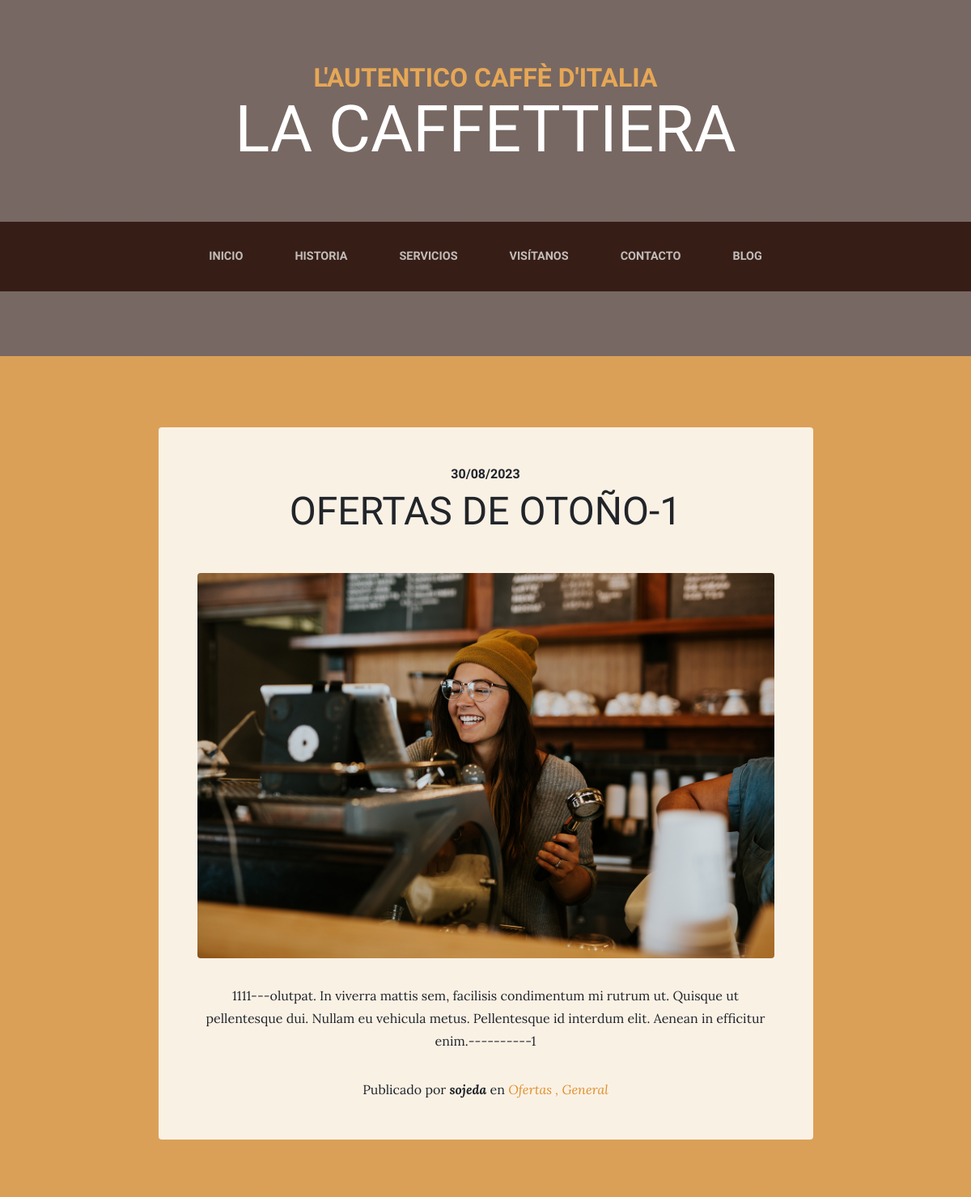
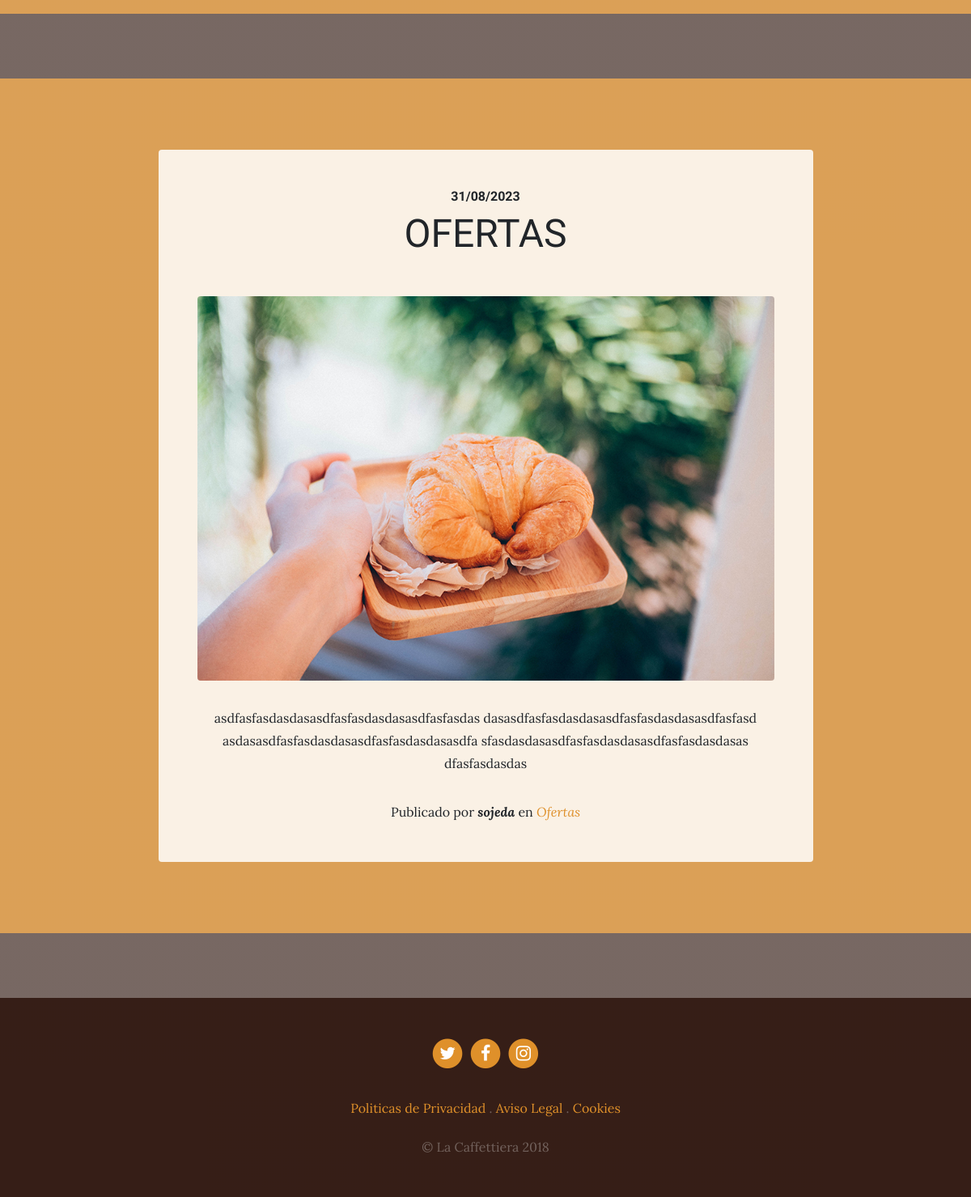
The app's page /blog/category/2/ with its own data (2 pictures, top to bottom).
### blog/models.py (models this page shows, shortened)
class Blog(models.Model):
    title=models.CharField(max_length=100, verbose_name='Titulo')
    content=models.TextField(verbose_name='Contenido')
    published=models.DateTimeField(verbose_name='Fecha de publicacion', default=now)
    image=models.ImageField(verbose_name='Imagen',upload_to='blogs')
    author=models.ForeignKey(User, verbose_name='Autor', on_delete=models.CASCADE)
    categories=models.ManyToManyField(Category, verbose_name='categorias')
    created=models.DateTimeField(auto_now_add=True, verbose_name='Fecha de creacion')
    updated=models.DateTimeField(auto_now=True, verbose_name='Fecha de modificacion')
    class Meta:
        verbose_name='Entrada'
        verbose_name_plural='Entradas'
        ordering=['title']

class Category (models.Model):
    name=models.CharField(max_length=50, verbose_name='Nombre de categoria')
    created=models.DateTimeField(auto_now_add=True, verbose_name='Fecha de creacion')
    updated=models.DateTimeField(auto_now=True, verbose_name='Fecha de modificacion')
    class Meta:
        verbose_name='categoria'
        verbose_name_plural='categorias'
        ordering=['-created']
    def __str__(self):
        return self.name

### pages/models.py (models this page shows, shortened)
class Page(models.Model):
    title=models.CharField(max_length=100, verbose_name='Titulo')
    content=RichTextField(verbose_name='Contenido')
    created=models.DateTimeField(auto_now_add=True, verbose_name='Fecha de creacion')
    updated=models.DateTimeField(auto_now=True, verbose_name='Fecha de modificacion')
    class Meta:
        verbose_name='Pagina'
        verbose_name_plural='Paginas'
        ordering=['created']

### blog/views.py (the view)
# urls.py: path('category/<int:category_id>/', views.category, name="category"),
def category(request, category_id):
    category=get_object_or_404(Category, id=category_id)
    blogs=Blog.objects.filter(categories=category)
    return render(request,'blog/category.html',{'listBlogs':blogs})

### pages/templatetags/pages_secundary.py (called while the page is built)
@register.simple_tag
def get_list_pages():
    pages=Page.objects.all()
    return pages

### social/processor.py (called while the page is built)
def context(request):
    dict={}
    listSocial=Social.objects.all()
    for social in listSocial:
        dict[social.key]=social.url
    return dict

### blog/templates/blog/category.html (shortened to what this page needs)
{% extends 'core/base.html' %}
{% load static %}
{% block content %}
{% for blog in listBlogs %}
    <section class="page-section cta">
      <div class="container">
        <div class="row">
          <div class="col-xl-9 mx-auto">
            <div class="cta-innerv text-center rounded">
              <h2 class="section-heading mb-5">
                <span class="section-heading-upper">{{blog.published|date:'SHORT_DATE_FORMAT'}}</span>
                <span class="section-heading-lower">{{blog.title}}</span>
              </h2>
              <p class="mb-0">
                <img class="mx-auto d-flex rounded img-fluid mb-3 mb-lg-0" src="{{blog.image.url}}" alt="">
              </p>
              <p class="mb-0 mbt">
                {{blog.content}}
              </p>
              <p class="mb-0 mbt">
                <span class="section-heading-under">Publicado por <em><b>{{blog.author}}</b></em> en
                  {% for category in blog.categories.all %}
              <em><a href="{% url 'category' category.id %}" class="link">{{category.name}} {% if not forloop.last %},{% endif %}</a></em>
              {% endfor%}
                </span>
              </p>
            </div>
          </div>
        </div>
      </div>
    </section>
{% endfor %}
    {% endblock %}

### core/templates/core/base.html (shortened to what this page needs)
<!DOCTYPE html>
<html lang="es">
<head>
  {% load static %}
  <link href="{% static 'core/vendor/bootstrap/css/bootstrap.min.css' %}" rel="stylesheet">
  <link href="{% static 'core/vendor/font-awesome/css/font-awesome.min.css' %}" rel="stylesheet" type="text/css">
  <link href="{% static 'core/css/business-casual.css' %}" rel="stylesheet">
</head>
<body>
  <h1 class="site-heading text-center text-white d-none d-lg-block">
    <span class="site-heading-upper text-primary mb-3">L'autentico caffè d'italia</span>
    <span class="site-heading-lower">La Caffettiera</span>
  </h1>
  <nav class="navbar navbar-expand-lg navbar-dark py-lg-4" id="mainNav">
    <div class="container">
      <div class="collapse navbar-collapse" id="navbarResponsive">
        <ul class="navbar-nav mx-auto">
          <li class="nav-item {% if request.path == '/' %} active {% endif %} px-lg-4">
            <a class="nav-link text-uppercase text-expanded" href="{% url 'home' %}">Inicio</a>
          </li>
          <li class="nav-item {% if request.path == '/about/' %} active {% endif %}px-lg-4">
            <a class="nav-link text-uppercase text-expanded" href="{% url 'about' %}">Historia</a>
          </li>
          <li class="nav-item {% if request.path == '/services/' %} active {% endif %}px-lg-4">
            <a class="nav-link text-uppercase text-expanded" href="{% url 'services' %}">Servicios</a>
          </li>
          <li class="nav-item {% if request.path == '/store/' %} active {% endif %}px-lg-4">
            <a class="nav-link text-uppercase text-expanded" href="{% url 'store' %}">Visítanos</a>
          </li>
          <li class="nav-item {% if request.path == '/contact/' %} active {% endif %}px-lg-4">
            <a class="nav-link text-uppercase text-expanded" href="{% url 'contact' %}">Contacto</a>
          </li>
          <li class="nav-item {% if request.path == '/blog/' %} active {% endif %}px-lg-4">
            <a class="nav-link text-uppercase text-expanded" href="{% url 'blog' %}">Blog</a>
          </li>
        </ul>
      </div>
    </div>
  </nav>
  {% block content %}{% endblock %}
  <footer class="footer text-faded text-center py-5">
    <div class="container">
      <p class="m-0">
        {% if URL_TWITTER %}
            <a href="{{URL_TWITTER}}" class="link">
              <span class="fa-stack fa-lg">
                <i class="fa fa-circle fa-stack-2x"></i>
                <i class="fa fa-twitter fa-stack-1x fa-inverse"></i>
              </span>
            </a>
        {% endif %}
        {% if URL_FACEBOOK %}
            <a href="{{URL_FACEBOOK}}" class="link">
              <span class="fa-stack fa-lg">
                <i class="fa fa-circle fa-stack-2x"></i>
                <i class="fa fa-facebook fa-stack-1x fa-inverse"></i>
              </span>
            </a>
        {% endif %}
        {% if URL_INSTAGRAM %}
            <a href="https://www.instagram.com" class="link">
              <span class="fa-stack fa-lg">
                <i class="fa fa-circle fa-stack-2x"></i>
                <i class="fa fa-instagram fa-stack-1x fa-inverse"></i>
              </span>
            </a>
        {% endif %}
      </p>
      <p class="m-0 mbt">
        {% load pages_secundary %}
        {% get_list_pages as listPages%}
        {% for page in listPages %}
          <a href="{% url 'pages' page.id %}" class="link">{{page.title}}</a> {% if not forloop.last%}.{% endif %}
        {% endfor %}
      </p>
      <p class="m-0 mbt1">&copy; La Caffettiera 2018</p>
    </div>
  </footer>
</body>
</html>

### core/static/core/css/business-casual.css (style rules this page uses)
body { font-family: 'Lora'; background: linear-gradient(rgba(47, 23, 15, 0.65), rgba(47, 23, 15, 0.65)), url("../img/bg.jpg"); background-attachment: fixed; background-position: center; background-size: cover; }
h1, h2, h3, h4, h5, h6 { font-family: 'Raleway'; }
p { line-height: 1.75; }
.text-faded { color: rgba(255, 255, 255, 0.3); }
.site-heading { margin-top: 5rem; margin-bottom: 5rem; text-transform: uppercase; line-height: 1; font-family: 'Raleway'; }
.site-heading .site-heading-upper { display: block; font-size: 2rem; font-weight: 800; }
.site-heading .site-heading-lower { font-size: 5rem; font-weight: 100; line-height: 4rem; }
.page-section { margin-top: 5rem; margin-bottom: 5rem; }
.section-heading { text-transform: uppercase; }
.section-heading .section-heading-upper { display: block; font-size: 1rem; font-weight: 800; padding-bottom:.5rem; }
.section-heading .section-heading-lower { display: block; font-size: 3rem; font-weight: 100; }
#mainNav { background-color: rgba(47, 23, 15, 0.9); font-family: 'Raleway'; }
#mainNav .navbar-nav .nav-item .nav-link { color: rgba(255, 255, 255, 0.7); font-weight: 800; }
@media (min-width: 992px) { #mainNav .navbar-nav .nav-item .nav-link { font-size: 0.9rem; } }
.cta { padding-top: 5rem; padding-bottom: 5rem; background-color: rgba(230, 167, 86, 0.9); }
.cta .cta-innerv { position: relative; padding: 3rem; margin: 0.5rem; background-color: rgba(255, 255, 255, 0.85); }
.footer { background-color: rgba(47, 23, 15, 0.9); }
.text-primary { color: #e6a756 !important; }
.mbt { padding-top: 2rem; }
.mbt1 { padding-top: 1.25rem; }
a.link { color: #df902a; }

### records on screen
Blog: published "30/08/2023", title "OFERTAS DE OTOÑO-1", image (picture), content "1111---olutpat. In viverra mattis sem, facilisis condimentum mi rutrum ut. Quisque ut pellentesque dui. Nullam eu vehicula metus. Pellentesque id interdum elit. Aenean in efficitur enim.----------1", author "sojeda"
Category: name "Ofertas"
Category: name "General"
Blog: published "31/08/2023", title "OFERTAS", image (picture), content "asdfasfasdasdasasdfasfasdasdasasdfasfasdas dasasdfasfasdasdasasdfasfasdasdasasdfasfasd asdasasdfasfasdasdasasdfasfasdasdasasdfa sfasdasdasasdfasfasdasdasasdfasfasdasdasas dfasfasdasdas", author "sojeda"
Page: title "Politicas de Privacidad"
Page: title "Aviso Legal"
Page: title "Cookies"
